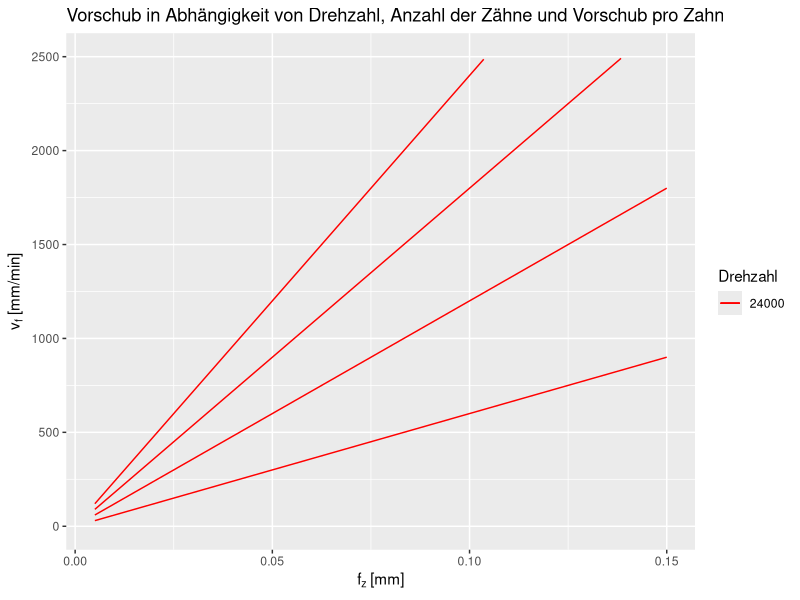

Write R code to recreate this figure.
library("ggplot2")

# Funktionen aus Dietrich, Tschätsch "Praxis der Zerspanungstechnik" 11. Auflage 2014

# Return v_f for f_z, z_w, n_c
vfcalc <- function(f_z, z_w, n_c){

    print(z_w)
    print(f_z * z_w * n_c)
    return(f_z * z_w * n_c)

}


# Minimal D=0.5 n_c = 6000 --> 9m/min
# Maximal D=8, n_c = 24000 --> 600m/min
p <- ggplot(data.frame(x = c(0.005, 0.15)), aes(x))
p <- p + scale_y_continuous(limits = c(0, 2500))

#png('schnittgeschwindigkeit.png', height = 800, width = 1000, units = 'px')

ns = seq(6000,24000,6000)

for (n in ns) {
    p <- p + stat_function(fun=vfcalc, aes(color=factor(n)), args=list(n_c = n, z_w = 1))
}

print(
      p + 
      xlab(bquote(f[z]~"[mm]")) +
      ylab(bquote(v[f]~"[mm/min]")) +
      labs(title="Vorschub in Abhängigkeit von Drehzahl, Anzahl der Zähne und Vorschub pro Zahn") +
    scale_colour_manual("Drehzahl", values = c("red", "blue", "green", "black"))
) 
#dev.off()
